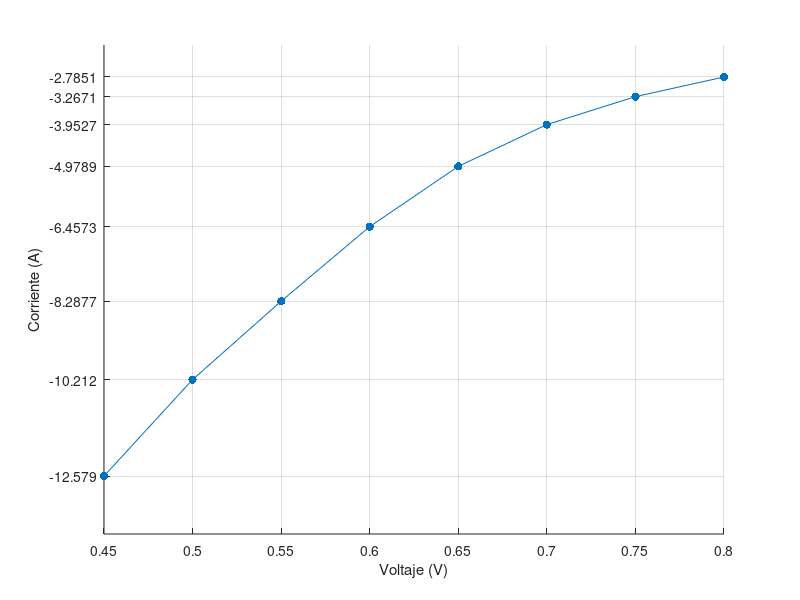

MATLAB code to generate this figure:
x=[0.45
0.5
0.55
0.6
0.65
0.7
0.75
0.8
];
y=[3.4424E-06
3.6742E-05
0.00025158
0.00156904
0.00688182
0.01920303
0.03811515
0.06172121
];

y=log(y)

scatter(x,y,'filled')
hold on
plot(x,y)
grid on
xlabel('Voltaje (V)') 
ylabel('Corriente (A)')

xticks([0 0.45 0.5 0.55 0.6 0.65 0.7 0.75 0.8 1])
xticklabels({'0','0.45','0.5','0.55','0.6','0.65','0.7','0.75','0.8','1'})
yticks([0  -12.5793 -10.2116 -8.2877 -6.4573 -4.9789 -3.9527 -3.2671 -2.7851])